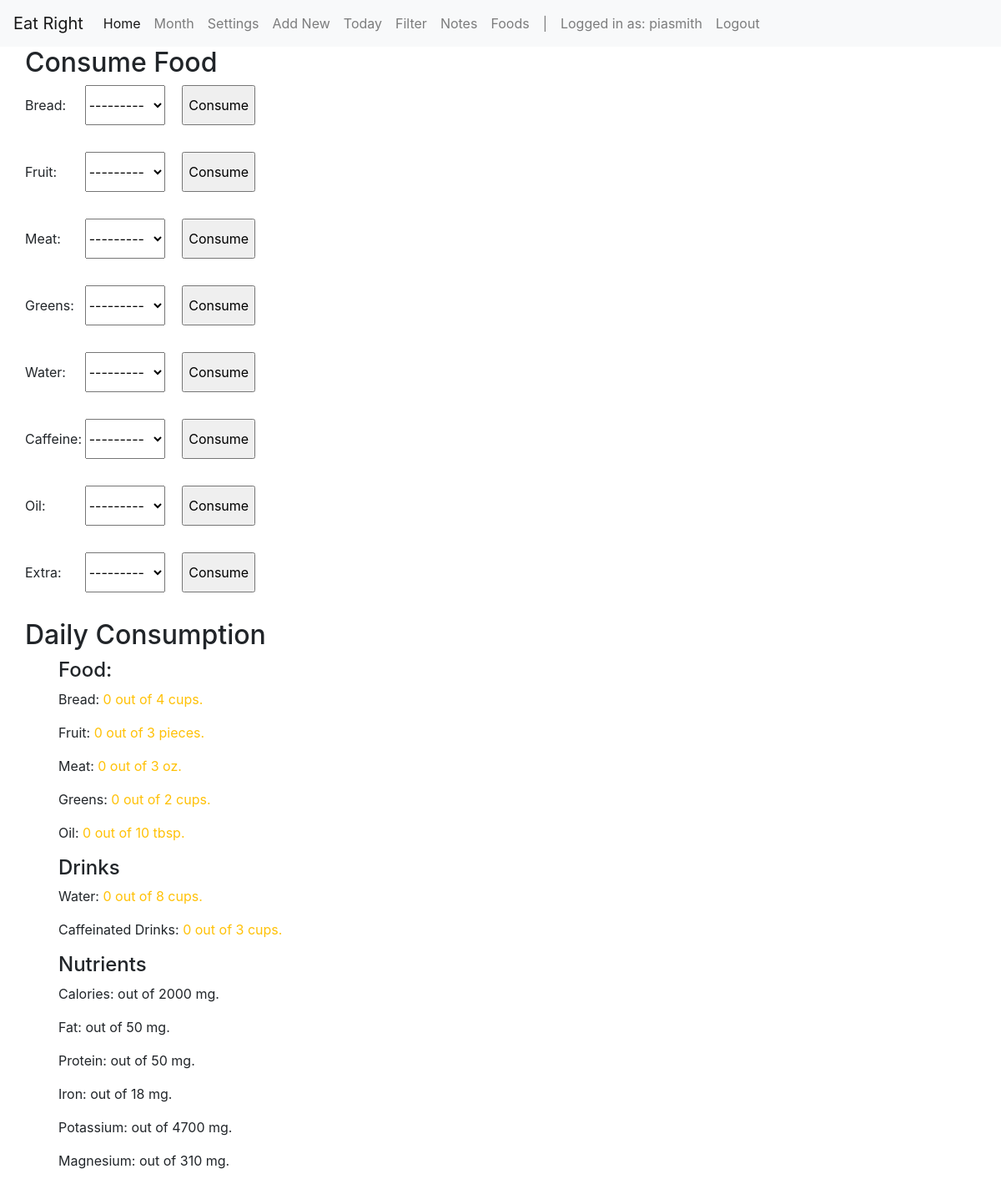
/catalog/ (signed in), run on the app's committed database.
### catalog/models.py (models this page shows)
class DailyIntake(models.Model):
    max_bread = models.IntegerField('Total of bread', null=True, blank=True)
    max_fruit = models.IntegerField('Total of fruit', null=True, blank=True)
    max_meat = models.IntegerField('Total of meat', null=True, blank=True)
    max_greens = models.IntegerField('Total of greens', null=True, blank=True)
    max_water = models.IntegerField('Total of water', null=True, blank=True)
    max_caffeine = models.IntegerField('Total of caffeine', null=True, blank=True)
    max_calories = models.IntegerField('Total of calories', null=True, blank=True)
    max_fat = models.IntegerField('Total of fat', null=True, blank=True)
    max_protein = models.IntegerField('Total of protein', null=True, blank=True)
    max_iron = models.IntegerField('Total of iron', null=True, blank=True)
    max_potassium = models.IntegerField('Total of potassium', null=True, blank=True)
    max_magnesium = models.IntegerField('Total of magnesium', null=True, blank=True)
    max_oil = models.IntegerField('Total of oil',      null=True, blank=True)

### catalog/views.py (the view, shortened to what this page needs)
def index(request):
    today = datetime.now().date()
    tomorrow = today + timedelta(1)
    today_start = datetime.combine(today, time())
    today_end = datetime.combine(tomorrow, time())
    todays_meals = FoodInstance.objects.filter(consumed__lte=today_end,
                                               consumed__gte=today_start)
    sum_of_calories = FoodInstance.objects.filter(consumed__lte=today_end,
                                                  consumed__gte=today_start).aggregate(
        Sum('food__calories')).get('food__calories__sum', 0.00)
    sum_of_fat = FoodInstance.objects.filter(consumed__lte=today_end,
        consumed__gte=today_start).aggregate(Sum('food__fat')).get('food__fat__sum', 0.00)
    sum_of_protein = FoodInstance.objects.filter(consumed__lte=today_end,
        consumed__gte=today_start).aggregate(Sum('food__protein')).get('food__protein__sum', 0.00)
    sum_of_iron =    FoodInstance.objects.filter(consumed__lte=today_end,
        consumed__gte=today_start).aggregate(Sum('food__iron'   )).get('food__iron__sum', 0.00)
    sum_of_magnesium = FoodInstance.objects.filter(consumed__lte=today_end,
        consumed__gte=today_start).aggregate(Sum('food__magnesium')).get('food__magnesium__sum', 0.00)
    sum_of_potassium = FoodInstance.objects.filter(consumed__lte=today_end,
        consumed__gte=today_start).aggregate(Sum('food__potassium')).get('food__potassium__sum', 0.00)
    num_bread = FoodInstance.objects.filter(food__kind__exact='b').filter(consumed__lte=today_end,
                                                                          consumed__gte=today_start).count()
    num_fruit = FoodInstance.objects.filter(food__kind__exact='f').filter(consumed__lte=today_end,
                                                                          consumed__gte=today_start).count()
    num_meat = FoodInstance.objects.filter(food__kind__exact='m').filter(consumed__lte=today_end,
                                                                         consumed__gte=today_start).count()
    num_greens = FoodInstance.objects.filter(food__kind__exact='g').filter(consumed__lte=today_end,
                                                                           consumed__gte=today_start).count()
    num_water = FoodInstance.objects.filter(food__kind__exact='w').filter(consumed__lte=today_end,
                                                                          consumed__gte=today_start).count()
    num_coffee = FoodInstance.objects.filter(food__kind__exact='c').filter(consumed__lte=today_end,
                                                                           consumed__gte=today_start).count()
    num_oil = FoodInstance.objects.filter(food__kind__exact='o').filter(consumed__lte=today_end,
                                                                        consumed__gte=today_start).count()
    intake_instances = DailyIntake.objects.all()
    form = ConsumeFoodForm(request.POST or None)
    bread_form = ConsumeBreadForm(request.POST or None)
    fruit_form = ConsumeFruitForm(request.POST or None)
    meat_form = ConsumeMeatForm(request.POST or None)
    greens_form = ConsumeGreensForm(request.POST or None)
    water_form = ConsumeWaterForm(request.POST or None)
    caffe_form = ConsumeCaffeineForm(request.POST or None)
    oil_form = ConsumeOilForm(request.POST or None)
    context = {
        'num_bread': num_bread,
        'num_fruit': num_fruit,
        'num_meat': num_meat,
        'num_greens': num_greens,
        'num_water': num_water,
        'num_coffee': num_coffee,
        'num_oil': num_oil,
        'sum_of_calories': sum_of_calories,
        'sum_of_fat': sum_of_fat,
        'sum_of_protein': sum_of_protein,
        'sum_of_iron': sum_of_iron,
        'sum_of_potassium': sum_of_potassium,
        'sum_of_magnesium': sum_of_magnesium,
        'intake_instances': intake_instances,
        'todays_meals': todays_meals,
        'form': form,
        'water_form': water_form,
        'bread_form':bread_form,
        'fruit_form':fruit_form,
        'meat_form':meat_form ,
        'greens_form':greens_form,
        'caffe_form':caffe_form,
        'oil_form':oil_form,
        }
    return render(request, 'index.html', context=context)

### catalog/forms.py
class ConsumeFoodForm(forms.ModelForm):
    def __init__(self, *args, **kwargs):
        super(ConsumeFoodForm, self).__init__(*args, **kwargs)
        self.fields['food'].queryset = Food.objects.filter(kind="x")
        self.fields['food'].label = "Extra"
    class Meta:
        model = FoodInstance
        fields = ('food', )

class ConsumeWaterForm(forms.ModelForm):
    def __init__(self, *args, **kwargs):
        super(ConsumeWaterForm, self).__init__(*args, **kwargs)
        self.fields['food'].queryset = Food.objects.filter(kind="w")
        self.fields['food'].label = "Water"
    class Meta:
        model = FoodInstance
        fields = ('food',)

### catalog/models.py (called while the page is built)
    def __str__(self):
        return self.name

### catalog/templates/index.html (shortened to what this page needs)
{% extends "base_generic.html" %}
{% block content %}
    {% if user.is_authenticated %}
    <h2>Consume Food</h2>
    <form action="" method="post">
        <span class="d-inline inline-choices">
            {{ bread_form.as_p }}
            <input class=" d-inline" type="submit"  name = "consume_bread" value="Consume">
        </span>
    </form>
    <form action="" method="post">
        <span class="inline-choices">
            {{ fruit_form.as_p }}
            <input  type="submit" name = "consume_fruit" value="Consume">
        </span>
    </form>
    <form action="" method="post">
        <span class="inline-choices">
            {{ meat_form.as_p }}
            <input  type="submit" name = "consume_meat" value="Consume">
        </span>
    </form>
    <form action="" method="post">
        <span class="inline-choices">
            {{ greens_form.as_p }}
            <input  type="submit" name = "consume_greens" value="Consume">
        </span>
    </form>
    <form action="" method="post">
        <span class="inline-choices">
            {{ water_form.as_p }}
            <input type="submit" name = "consume_water" value="Consume">
        </span>
    </form>
    <form  action="" method="post">
        <span class="inline-choices">
            {{ caffe_form.as_p }}
            <input type="submit" name = "consume_caffeine" value="Consume">
        </span>
    </form>
    <form  action="" method="post">
        <span class="inline-choices">
            {{ oil_form.as_p }}
            <input type="submit" name = "consume_oil" value="Consume">
        </span>
    </form>
    <form action="" method="post">
        <span class="inline-choices">
            {{ form.as_p }}
            <input type="submit" name = "consume_food" value="Consume">
        </span>
    </form>
    <h2>Daily Consumption</h2>
    <ul>
    {%  for i in intake_instances %}
        <h4>Food:</h4>
        <p> Bread: <span {% if num_bread == 0 %}class="text-warning"{% endif %}
                         > {{ num_bread }} out of {{ i.max_bread}} cups. </span></p>
        <p>Fruit:<span  {% if num_fruit == 0 %}class="text-warning"{% endif %}
                        > {{ num_fruit  }} out of {{ i.max_fruit}} pieces.</span></p>
        <p> Meat:<span  {% if num_meat == 0 %}class="text-warning"{% endif %}
                        {% if num_meat <= i.max_meat %}class="text-success"{% endif %}
                        > {{ num_meat }} out of {{ i.max_meat}} oz.</span></p>
        <p>Greens:<span {% if num_greens  == 0 %}class="text-warning"{% endif %}
                        > {{ num_greens }} out of {{ i.max_greens}}   cups.</span></p>
        <p>Oil:<span    {% if num_oil  == 0 %}class="text-warning"{% endif %}
                        > {{ num_oil }} out of {{ i.max_oil}}   tbsp.</span></p>
        <h4>Drinks</h4>
        <p>Water:<span {% if num_water == 0 %}class="text-warning"{% endif %}
                         > {{num_water}} out of {{ i.max_water}}    cups.</span></p>
        <p>Caffeinated Drinks:<span
                        {% if num_coffee == 0 %}class="text-warning"{% endif %}
                        > {{ num_coffee}} out of {{ i.max_caffeine}} cups.</span></p>
        <h4>Nutrients</h4>
        <p>Calories:<span
                        {% if sum_of_calories >= i.max_calories %}class="text-danger"{% endif %}>
                        {{ sum_of_calories|floatformat }} out of {{ i.max_calories}}  mg.</span></p>
        <p>Fat:<span
                        {% if sum_of_fat >= i.max_fat %}class="text-danger"{% endif %}>
                        {{ sum_of_fat|floatformat }} out of {{ i.max_fat}}  mg.</span></p>
        <p>Protein:<span
                        {% if sum_of_protein >= i.max_protein %}class="text-danger"{% endif %}>
                        {{ sum_of_protein|floatformat }} out of {{ i.max_protein}}  mg.</span></p>
        <p>Iron:<span
                        {% if sum_of_iron >= i.max_iron %}class="text-danger"{% endif %}>
                        {{ sum_of_iron|floatformat }} out of {{ i.max_iron}}  mg.</span></p>
        <p>Potassium:<span
                        {% if sum_of_potassium >= i.max_potassium %}class="text-danger"{% endif %}>
                        {{ sum_of_potassium|floatformat}} out of {{ i.max_potassium}} mg.</span></p>
        <p>Magnesium:<span
                        {% if sum_of_magnesium >= i.max_magnesium %}class="text-danger"{% endif %}>
                        {{ sum_of_magnesium|floatformat }} out of {{ i.max_magnesium}}  mg.</span></p>
    {% endfor %}
    </ul>
        {% else %}
        <p> You need to log in to use app.</p>
    {% endif %}
{% endblock %}

### catalog/templates/base_generic.html (shortened to what this page needs)
<!DOCTYPE html>
<html lang="en">
<head>
    <link rel="stylesheet" href="https://stackpath.bootstrapcdn.com/bootstrap/4.3.1/css/bootstrap.min.css">
    {% load static %}
      <link rel="stylesheet" href="{% static 'css/styles.css' %}">
</head>
<body>
 <nav class="navbar navbar-expand-lg navbar-light bg-light">
        <a class="navbar-brand" href="{% url 'index' %}">Eat Right</a>
  <div class="collapse navbar-collapse" id="navbarSupportedContent">
    <ul class="navbar-nav mr-auto justify-content-end">
        <li class="nav-item active">
            <a class="nav-link" href="{% url 'index' %}">Home <span class="sr-only">(current)</span></a>
        </li>
        {% if user.is_authenticated %}
            <li class="nav-item">
                <a class="nav-link" href="{% url 'all-consumed' %}">Month</a>
            </li>
            <li class="nav-item">
                <a class="nav-link" href="{% url 'user-settings' %}"> Settings</a>
            </li>
            <li class="nav-item">
                <a class="nav-link" href="{% url 'food-create' %}">Add New</a>
            </li>
            <li class="nav-item">
                <a class="nav-link" href="{% url 'foodinstance-create' %}">Today</a>
            </li>
            <li class="nav-item">
                <a class="nav-link" href="{% url 'filtered-list' %}">Filter</a>
            </li>
            <li class="nav-item">
                <a class="nav-link" href="{% url 'notes' %}">Notes</a>
            </li>
            <li class="nav-item">
                <a class="nav-link" href="{% url 'all-food' %}">Foods</a>
            </li>
            <li class="nav-item">
                <a class="nav-link" href="">   |   </a>
            </li>
            <li class="nav-item nav-link text-end">Logged in as: {{ user.get_username }}</li>    <a class="nav-link" href="{% url 'logout'%}?next={{request.path}}">Logout</a></li>
        {% else %}
            <li class="nav-item"><a class="nav-link" href="{% url 'login'%}?next={{request.path}}">Login</a></li>
        {% endif %}
        </ul>
  </div>
</nav>
 <div class="container-fluid">
      <div class="col-sm-10 ">
          {% block content %}
          {% endblock %}
      </div>
    </div>
</body>
</html>

### catalog/static/css/styles.css (style rules this page uses)
.inline-choices button, .inline-choices select, .inline-choices textarea, .inline-choices input, .inline-choices p, .inline-choices label { height: 3em; display: inline-block; }
form { margin-bottom: 1em; }
.inline-choices label { width: 4.2em; }
.inline-choices select { width: 6em; }
.inline-choices p { margin-right: 1em; }

### data on the page
DailyIntake: num_bread "0", max_bread "4", num_fruit "0", max_fruit "3", num_meat "0", max_meat "3", num_greens "0", max_greens "2", num_oil "0", max_oil "10", num_water "0", max_water "8", num_coffee "0", max_caffeine "3", max_calories "2000", max_fat "50", max_protein "50", max_iron "18", max_potassium "4700", max_magnesium "310"

### other printed values
{{ user.get_username }} "piasmith"
